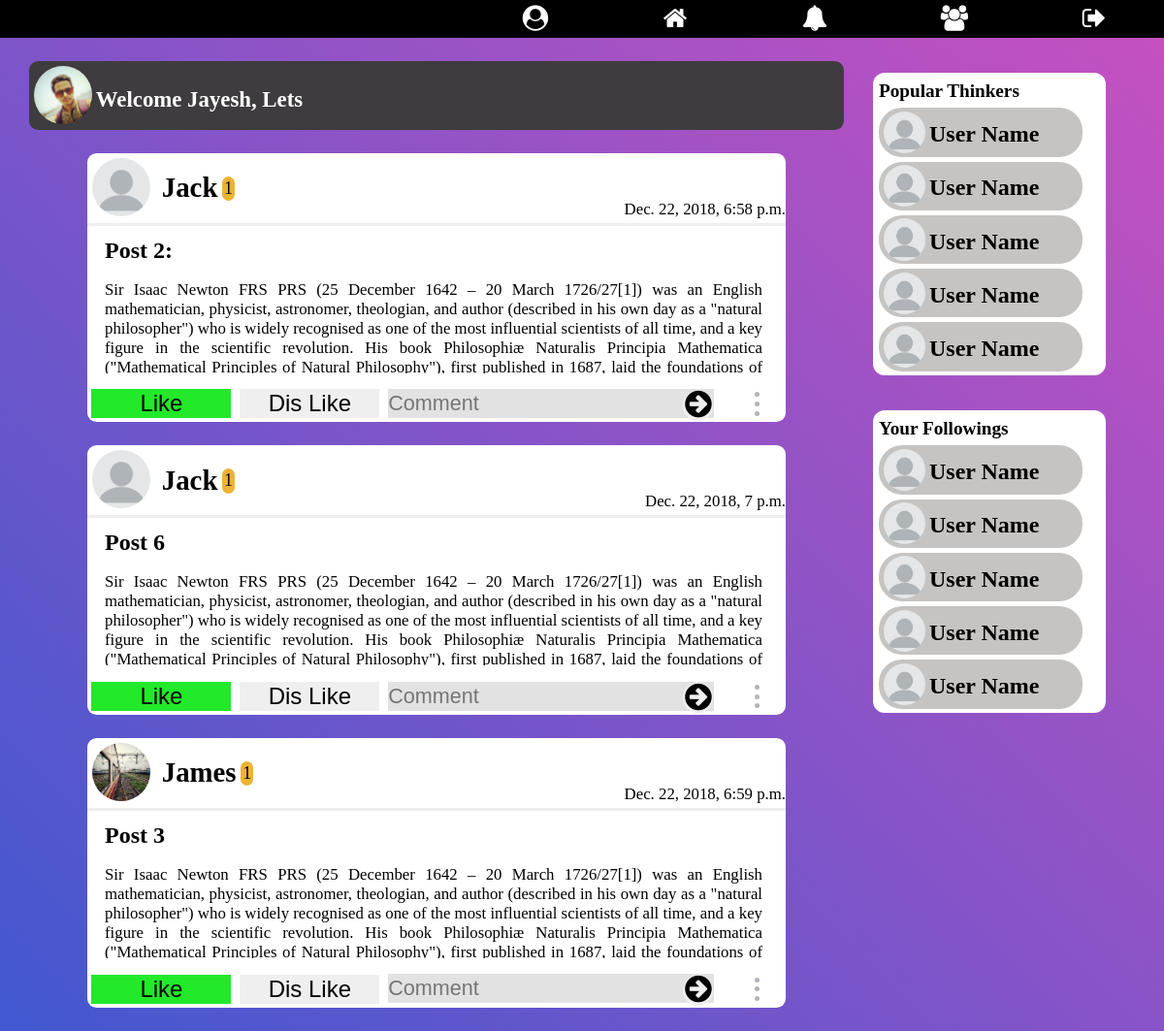
Before: / (signed in) with the older database file.
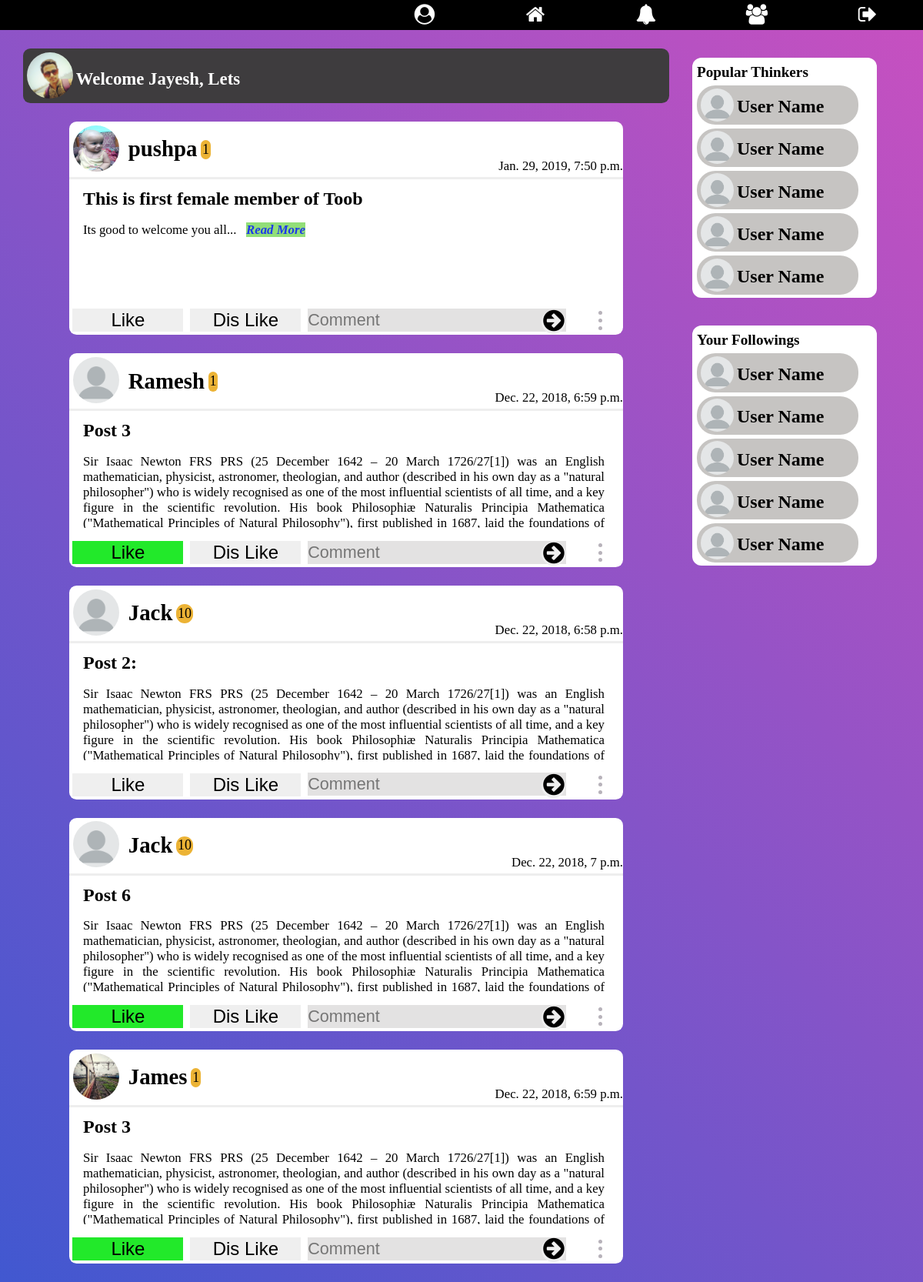
After: the same page with the newer database file.
### home/models.py (models this page shows, shortened)
class Posts(models.Model):
    choices = (
        ("1", ("Question")),
        ("2", ("Creative Idea")),
        ("3", ("Innovation")),
        ("4", ("Nightmare")),
        ("5", ("Thought"))
    )
    title = models.CharField(max_length=250, blank=False)
    content = models.TextField(max_length=15000,
                               help_text="Write Your thought here...")
    creation_time = models.DateTimeField(auto_now_add=True, editable=False)
    likes = models.ManyToManyField(User, blank=True, related_name='likes')
    dis_likes = models.ManyToManyField(User, blank=True,
                                       related_name='dis_likes')
    image = models.ImageField(blank=True,
                              help_text="Use Image for Impowring your Thought")
    last_modified = models.DateTimeField(auto_now=True, editable=False)
    user_profile = models.ForeignKey(Profile, on_delete=models.CASCADE)
    trending_ratio = models.FloatField(default=1)
    type = models.CharField(max_length=50, choices=choices)
    tags = models.CharField(max_length=250)
    views = models.ManyToManyField(User, blank=True)

### signup/models.py (models this page shows)
class Profile(models.Model):
    user = models.OneToOneField(User, on_delete=models.CASCADE)
    gender = models.CharField(max_length=10, blank=True)
    city = models.CharField(max_length=30, blank=True)
    date_of_birth = models.DateField(null=True, blank=True)
    level = models.IntegerField(default=1)
    bio = models.TextField(max_length=410, default='Edit Bio')
    profile_pic = models.ImageField(
        blank=True,
        help_text="Select Your Profile Image",
    )
    date_of_joining = models.DateTimeField(editable=False,
                                           default=timezone.now)
    follows = models.ManyToManyField('Profile', null=True)
    def __str__(self):
        return str(self.user)

### home/views.py (the view)
# urls.py: 2. Add a URL to urlpatterns:  path('', views.home, name='home')
def home(request):
    if request.user.is_authenticated:
        template = loader.get_template('home.html')
        logged_user = Profile.objects.get(user=request.user.id)
        followings = logged_user.follows.all()
        all_posts = Posts.objects.filter(user_profile__in=followings).order_by('-trending_ratio')
        print('Logged user : ', logged_user.id)
        context = {
            'all_posts': all_posts,
            'logged_user': logged_user,
        }
        return HttpResponse(template.render(context, request))
    else:
        return HttpResponseRedirect(reverse("login"))

### home/templates/home.html (shortened to what the changed rows need)
{% extends 'base.html' %}
{% block content %}
    {% load static %}
    <link rel="stylesheet" href="{% static 'home/stylehome.css' %}">
    {% if user.is_authenticated %}
      <div class="panel">
        <div class="posts-container">
          {% for post in all_posts %}
            <div class="posts" id="post-{{ post.id }}">
              <div class="post-header">
                <a href="profile/{{ post.user_profile.id }}">
                {% if post.user_profile.profile_pic %}
                  <img src="{{ post.user_profile.profile_pic.url }}" class="profile-pic" alt="Image not found">
                {% else %}
                  <img src="{% static 'toob/images/default-profile.png' %}" class="profile-pic" alt="Image not found">
                {% endif %}
              </a>
                <a href="profile/{{ post.user_profile.id }}"><h3 class="user-name">{{ post.user_profile }}</h3></a><span class="level">{{ post.user_profile.level }}</span>
                <span class="date">{{ post.creation_time }}</span>
              </div>
              <h2 class="thought-title">{{ post.title }}</h2>
              <p class="content" id="{{ post.id }}" onclick="showWholeContent({{ post.id }})">
                {{ post.content|slice:":1300" }} <a class="read_more" href="/details/{{ post.id }}"><b>Read More</b></a>
              </p>
              <div class="post-footer">
                {% include 'like_section.html' %}
                {% include 'dis_like_section.html' %}
                <form action="target" class="comment-form">
                  <input type="text" id="comment{{ post.id }}" name="comment" placeholder="Comment">
                  <button type="submit" class="btn comment-submit">
                    <i class="fa fa-arrow-circle-right fa-lg"></i>
                  </button>
                </form>
                <ul class="icons more-btn" id="more{{ post.id }}">
                  <li></li>
                  <li></li>
                  <li></li>
                </ul>
              </div>
            </div>
          {% endfor %}
        </div>
      </div>
    {% else %}
      <h2>You are not logged In. Click <a href="{% url 'login' %}">here</a> to login to Toob</h2>
    {% endif %}
{% endblock %}

### templates/like_section.html (shortened to what this page needs)
<form id="like-form{{ post.id }}">
  <button type="submit" id="{{ post.id }}btn" name="like" value="{{ post.id }}" class="btn upvote">Like</button>
</form>

### templates/dis_like_section.html (shortened to what this page needs)
<form id="dis_like-form{{ post.id }}">
  <button type="submit" id="{{ post.id }}btn2" name="like" value="{{ post.id }}" class="btn upvote">Dis Like</button>
</form>

Changed rows visible on the page:
added Posts: user_profile.profile_pic (picture), user_profile "pushpa", user_profile.level "1", creation_time "Jan. 29, 2019, 7:50 p.m.", title "This is first female member of Toob", content "Its good to welcome you all...", {{ post.id }} 16 (drawn)
now on this page (row unchanged): Posts: user_profile "Ramesh", user_profile.level "1", creation_time "Dec. 22, 2018, 6:59 p.m.", title "Post 3", content "Sir Isaac Newton FRS PRS (25 December 1642 – 20 March 1726/27[1]) was an English mathematician, physicist, astronomer, theologian, and author (described in his own day as a \"natural philosopher\") who is widely recognised as one of the most influential scientists of all time, and a key figure in the scientific revolution. His book Philosophiæ Naturalis Principia Mathematica (\"Mathematical Principles of Natural Philosophy\"), first published in 1687, laid the foundations of…", {{ post.id }} 3 (drawn)
changed Posts "Post 2:": user_profile.level "1" → "10"
changed through a linked row, Posts "Post 6": user_profile.level "1" → "10"
